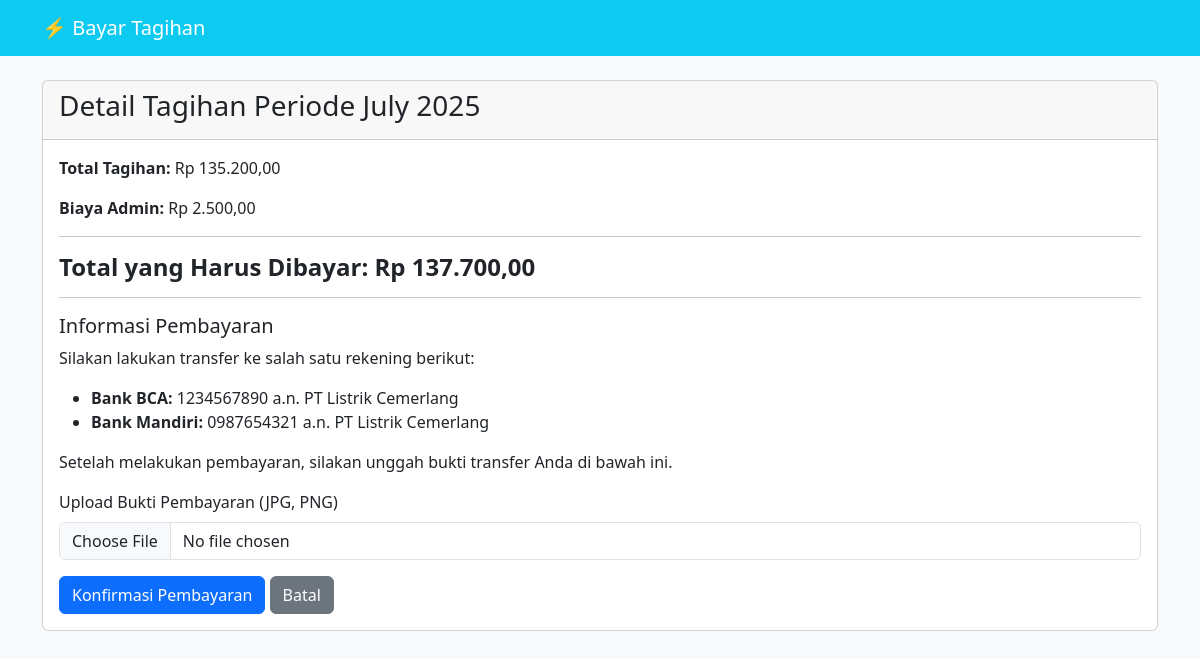
The app's page /uploads/bukti_pembayaran.php?id=1 (signed in) with its own data.
### tables this page shows
CREATE TABLE `tagihan` (
  `id_tagihan` int(11) NOT NULL,
  `id_penggunaan` int(11) NOT NULL,
  `jumlah_meter` float NOT NULL,
  `total_bayar` decimal(12,2) NOT NULL,
  `status` enum('belum_lunas','diproses','lunas') NOT NULL DEFAULT 'belum_lunas'
);

CREATE TABLE `penggunaan` (
  `id_penggunaan` int(11) NOT NULL,
  `id_pelanggan` int(11) NOT NULL,
  `bulan` int(2) NOT NULL,
  `tahun` year(4) NOT NULL,
  `meter_awal` float NOT NULL,
  `meter_akhir` float NOT NULL
);

### uploads/bukti_pembayaran.php (the view, shortened to what this page needs)
<?php
require '../config/database.php';
$id_tagihan = $_GET['id'];
$id_user = $_SESSION['id_user'];
$query = "SELECT tagihan.*, penggunaan.bulan, penggunaan.tahun, pelanggan.id_pelanggan
          FROM tagihan
          JOIN penggunaan ON tagihan.id_penggunaan = penggunaan.id_penggunaan
          JOIN pelanggan ON penggunaan.id_pelanggan = pelanggan.id_pelanggan
          WHERE tagihan.id_tagihan = '$id_tagihan' AND pelanggan.id_user = '$id_user'";
$result = mysqli_query($koneksi, $query);
$tagihan = mysqli_fetch_assoc($result);
require '../includes/header.php';
?>
<nav class="navbar navbar-expand-lg navbar-dark bg-info">
    <div class="container">
        <a class="navbar-brand" href="index.php">⚡ Bayar Tagihan</a>
    </div>
</nav>
<div class="container mt-4">
    <div class="card">
        <div class="card-header">
            <h3>Detail Tagihan Periode <?= date("F Y", mktime(0, 0, 0, $tagihan['bulan'], 1, $tagihan['tahun'])); ?>
            </h3>
        </div>
        <div class="card-body">
            <p><strong>Total Tagihan:</strong> Rp <?= number_format($tagihan['total_bayar'], 2, ',', '.'); ?></p>
            <p><strong>Biaya Admin:</strong> Rp 2.500,00</p>
            <hr>
            <h4><strong>Total yang Harus Dibayar: Rp
                    <?= number_format($tagihan['total_bayar'] + 2500, 2, ',', '.'); ?></strong></h4>
            <hr>
            <h5>Informasi Pembayaran</h5>
            <p>Silakan lakukan transfer ke salah satu rekening berikut:</p>
            <ul>
                <li><strong>Bank BCA:</strong> 1234567890 a.n. PT Listrik Cemerlang</li>
                <li><strong>Bank Mandiri:</strong> 0987654321 a.n. PT Listrik Cemerlang</li>
            </ul>
            <p>Setelah melakukan pembayaran, silakan unggah bukti transfer Anda di bawah ini.</p>
            <form action="bayar.php?id=<?= $id_tagihan; ?>" method="POST" enctype="multipart/form-data">
                <div class="mb-3">
                    <label for="bukti_bayar" class="form-label">Upload Bukti Pembayaran (JPG, PNG)</label>
                    <input class="form-control" type="file" id="bukti_bayar" name="bukti_bayar" required>
                </div>
                <button type="submit" class="btn btn-primary">Konfirmasi Pembayaran</button>
                <a href="index.php" class="btn btn-secondary">Batal</a>
            </form>
        </div>
    </div>
</div>
<?php require '../includes/footer.php'; ?>

### records on screen
tagihan: id_penggunaan.tahun "July 2025", total_bayar "135.200,00", $tagihan['total_bayar'] + 2500 "137.700,00"
